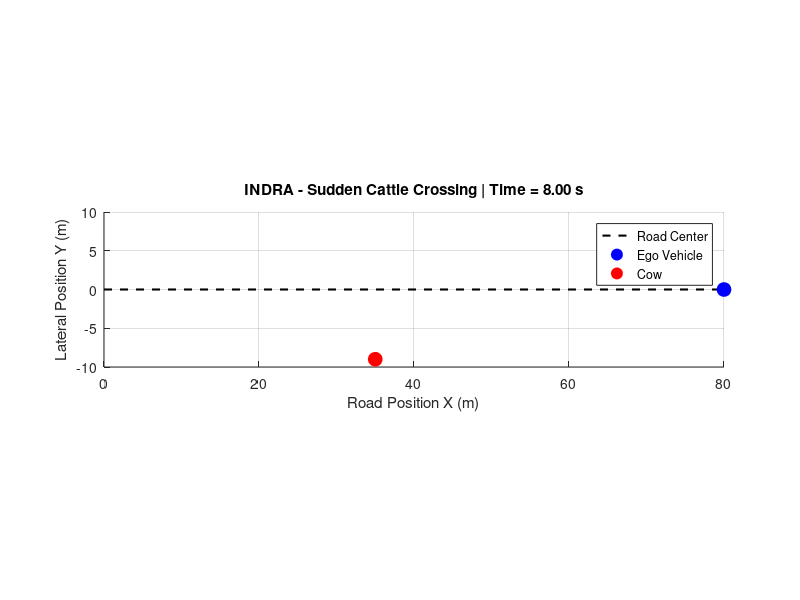

Recreate this plot in MATLAB.
%% INDRA - Sudden Cattle Crossing Scenario

clear;
clc;
close all;

%% Simulation parameters
dt = 0.05;
T = 8;
t = 0:dt:T;

%% Ego vehicle
ego_speed = 10;              % m/s
ego_x = ego_speed .* t;
ego_y = zeros(size(t));

%% Cow
% Cow starts beside the road and crosses at x = 35 m
cow_x = 35 * ones(size(t));

cow_start_y = 7;
cow_speed = -2;              % m/s
cow_y = cow_start_y + cow_speed .* t;

%% Create figure
figure('Name','INDRA - Cattle Crossing');

hold on;
grid on;
axis equal;

xlim([0 80]);
ylim([-10 10]);

xlabel('Road Position X (m)');
ylabel('Lateral Position Y (m)');

title('INDRA - Sudden Cattle Crossing');

%% Draw road
plot([0 80], [0 0], 'k--', 'LineWidth', 1.5);

%% Initial objects
ego = plot(ego_x(1), ego_y(1), ...
    'bo', 'MarkerSize', 10, 'MarkerFaceColor', 'b');

cow = plot(cow_x(1), cow_y(1), ...
    'ro', 'MarkerSize', 10, 'MarkerFaceColor', 'r');

legend('Road Center', 'Ego Vehicle', 'Cow');

%% Animation
for k = 1:length(t)

    % Update vehicle position
    set(ego, ...
        'XData', ego_x(k), ...
        'YData', ego_y(k));

    % Update cow position
    set(cow, ...
        'XData', cow_x(k), ...
        'YData', cow_y(k));

    % Display simulation time
    title(sprintf('INDRA - Sudden Cattle Crossing | Time = %.2f s', t(k)));

    drawnow;

    pause(0.02);
end
